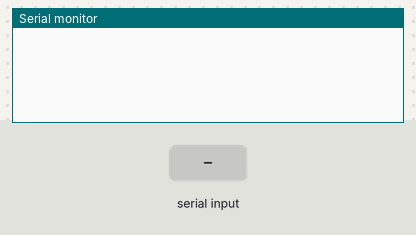
The sketch below on a simulated Arduino Mega 2560, built with avr-gcc and run on an emulated ATmega2560. On the bench: the last lines printed to the serial monitor. The inputs (shaded band) are chosen by the test bench.

Above: at 1.2 s.
1.3 s: "1\n" received over Serial
At 2.5 s:
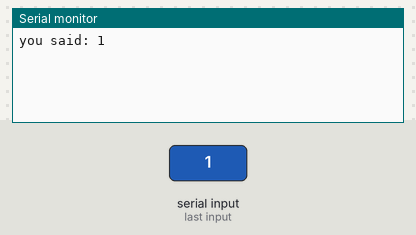
2.8 s: "1\n" received over the second serial link
At 3.7 s:
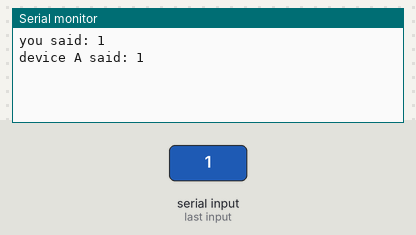
4.3 s: "0\n" received over Serial
At 4.9 s:
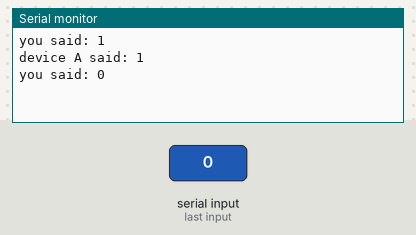
5.8 s: "0\n" received over the second serial link
At 7.1 s:
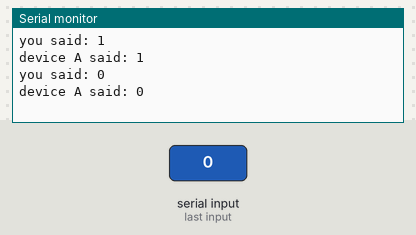

The sketch:

5.2.4-Serial2Serial2.ino
```cpp
/*
Arduino UNO端程序
串口使用情况：
Serial ------ computer
softSerial ------ Mega Serial1
*/

#include <SoftwareSerial.h>
//新建一个softSerial对象，RX:10，TX:11
SoftwareSerial softSerial(10, 11);

void setup()
{
    //初始化串口通信
    Serial.begin(9600);
    //初始化软串口通信
    softSerial.begin(9600);
    // 监听软串口通信
    softSerial.listen();
}

// 两个字符串分别用于存储AB两端传输来的数据
String device_B_String = "";
String device_A_String = "";

void loop()
{
    // 读取从计算机传入的数据，并通过softSerial发送给设备B
    if (Serial.available() > 0)
    {
        if (Serial.peek() != '\n')
        {
            device_B_String += (char)Serial.read();
        }
        else
        {
            Serial.read();
            Serial.print("you said: ");
            Serial.println(device_B_String);
            softSerial.println(device_B_String);
            device_B_String = "";
        }
    }
    //读取从设备A传入的数据，并在串口监视器中显示
    if (softSerial.available() > 0)
    {
        if (softSerial.peek() != '\n')
        {
            device_A_String += (char)softSerial.read();
        }
        else
        {
            softSerial.read();
            Serial.print("device A said: ");
            Serial.println(device_A_String);
            device_A_String = "";
        }
    }
}
```

Measured:
- after the input at 1.3 s, the serial monitor: prints a new line at once (image 1)
- after the input at 2.8 s, the serial monitor: prints a new line at once (image 2)
- after the input at 4.3 s, the serial monitor: prints a new line at once (image 3)
- after the input at 5.8 s, the serial monitor: prints a new line at once (image 4)
